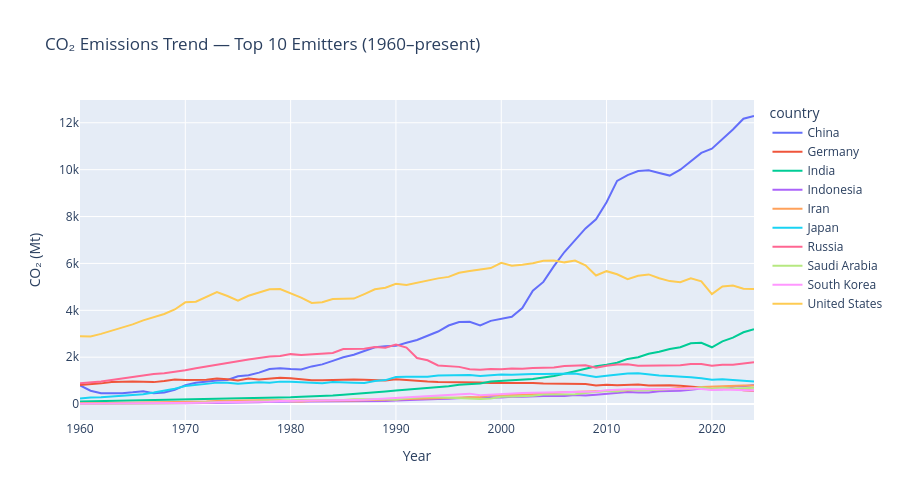
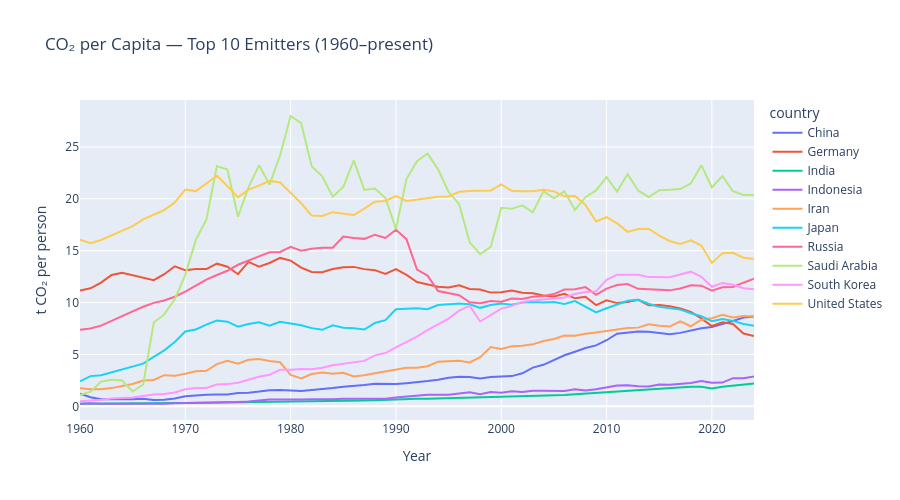

Notebook code for these charts, in order:
### Code cell
section("Emissions growth trends — top emitters over time")

top10_names = top10["country"].tolist()
trend_data  = df[df["country"].isin(top10_names) & (df["year"] >= 1960)]

fig = px.line(
    trend_data, x="year", y="co2", color="country",
    title="CO₂ Emissions Trend — Top 10 Emitters (1960–present)",
    labels={"co2": "CO₂ (Mt)", "year": "Year"}
)
fig.update_layout(height=500)
fig.show()

# Per-capita version
fig2 = px.line(
    trend_data, x="year", y="co2_per_capita", color="country",
    title="CO₂ per Capita — Top 10 Emitters (1960–present)",
    labels={"co2_per_capita": "t CO₂ per person", "year": "Year"}
)
fig2.update_layout(height=500)
fig2.show()
